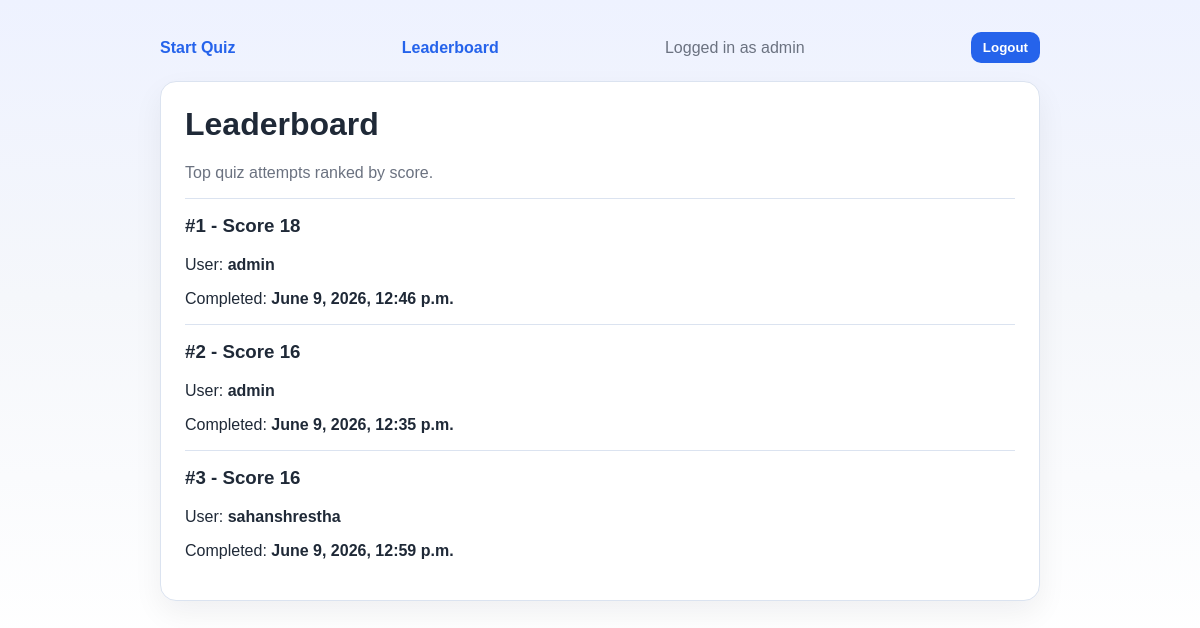
Page /leaderboard/ (signed in) on the committed database.
### quiz/models.py (models this page shows, shortened)
class QuizAttempt(models.Model):
    user = models.ForeignKey(
        settings.AUTH_USER_MODEL,
        null=True,
        blank=True,
        on_delete=models.SET_NULL,
    )
    score = models.PositiveIntegerField(default=0)
    created_at = models.DateTimeField(auto_now_add=True)

### quiz/views.py (the view)
# urls.py: path('leaderboard/', views.leaderboard_view, name='leaderboard'),
@login_required
def leaderboard_view(request):
    attempts = (
        QuizAttempt.objects.select_related('user')
        .order_by('-score', 'created_at')[:10]
    )
    return render(
        request,
        'quiz/leaderboard.html',
        {
            'attempts': attempts,
        },
    )

### quiz/templates/quiz/leaderboard.html
{% extends 'quiz/base.html' %}
{% block content %}
<div class="card">
    <h1>Leaderboard</h1>
    <p class="muted">Top quiz attempts ranked by score.</p>
    {% for attempt in attempts %}
        <div class="summary-item">
            <h3>#{{ forloop.counter }} - Score {{ attempt.score }}</h3>
            <p>User: <strong>{{ attempt.user|default:"Guest" }}</strong></p>
            <p>Completed: <strong>{{ attempt.created_at }}</strong></p>
        </div>
    {% empty %}
        <p>No quiz attempts yet.</p>
    {% endfor %}
</div>
{% endblock %}

### quiz/templates/quiz/base.html (shortened to what this page needs)
<!DOCTYPE html>
<html lang="en">
<head>
</head>
<body>
    <div class="container">
        <div class="topbar">
            <a href="{% url 'quiz:start' %}">Start Quiz</a>
            <a href="{% url 'quiz:leaderboard' %}">Leaderboard</a>
            {% if user.is_authenticated %}
                <span class="muted">Logged in as {{ user.username }}</span>
                <form method="post" action="{% url 'logout' %}" style="display:inline; margin:0;">
                    <button type="submit" class="button" style="padding:8px 12px;">Logout</button>
                </form>
            {% else %}
                <a href="{% url 'login' %}">Login</a>
                <a href="{% url 'quiz:register' %}">Register</a>
            {% endif %}
        </div>
        {% block content %}{% endblock %}
    </div>
</body>
</html>

### quiz/templates/quiz/base.html (style rules this page uses)
:root { color-scheme: light; --bg: #f5f7fb; --surface: #ffffff; --text: #1f2937; --muted: #6b7280; --primary: #2563eb; --primary-dark: #1d4ed8; --border: #dbe3f0; --correct: #166534; --wrong: #b91c1c; }
* { box-sizing: border-box; }
body { margin: 0; font-family: Arial, Helvetica, sans-serif; background: linear-gradient(180deg, #eef2ff 0%, var(--bg) 45%, #ffffff 100%); color: var(--text); }
.container { max-width: 920px; margin: 0 auto; padding: 32px 20px 56px; }
.card { background: var(--surface); border: 1px solid var(--border); border-radius: 16px; padding: 24px; box-shadow: 0 12px 30px rgba(15, 23, 42, 0.06); }
h1, h2, h3 { margin-top: 0; }
.muted { color: var(--muted); }
.button { display: inline-block; border: 0; border-radius: 10px; padding: 12px 18px; background: var(--primary); color: white; font-weight: 700; text-decoration: none; cursor: pointer; }
.summary-item { border-top: 1px solid var(--border); padding-top: 16px; margin-top: 16px; }
.topbar { display: flex; justify-content: space-between; align-items: center; gap: 12px; margin-bottom: 18px; }
.topbar a { color: var(--primary); text-decoration: none; font-weight: 700; }

### rows in the picture
QuizAttempt: score "18", user "admin", created_at "June 9, 2026, 12:46 p.m."
QuizAttempt: score "16", user "admin", created_at "June 9, 2026, 12:35 p.m."
QuizAttempt: score "16", user "sahanshrestha", created_at "June 9, 2026, 12:59 p.m."

### other values in the picture
{{ user.username }} "admin"
